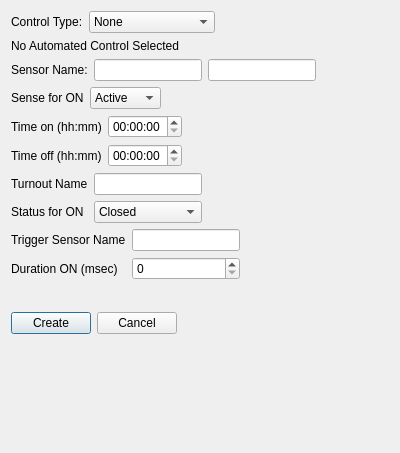
<?xml version="1.0" encoding="UTF-8"?>
<ui version="4.0">
 <class>AddEditLightControlDialog</class>
 <widget class="QDialog" name="AddEditLightControlDialog">
  <property name="geometry">
   <rect>
    <x>0</x>
    <y>0</y>
    <width>400</width>
    <height>453</height>
   </rect>
  </property>
  <property name="windowTitle">
   <string>Dialog</string>
  </property>
  <layout class="QFormLayout" name="formLayout">
   <item row="0" column="0">
    <layout class="QHBoxLayout" name="horizontalLayout">
     <item>
      <widget class="QLabel" name="label">
       <property name="text">
        <string>Control Type:</string>
       </property>
      </widget>
     </item>
     <item>
      <widget class="QComboBox" name="comboBox">
       <item>
        <property name="text">
         <string>None</string>
        </property>
       </item>
       <item>
        <property name="text">
         <string>By Sensor</string>
        </property>
       </item>
       <item>
        <property name="text">
         <string>By Fast Clock</string>
        </property>
       </item>
       <item>
        <property name="text">
         <string>By Turnout Status</string>
        </property>
       </item>
       <item>
        <property name="text">
         <string>By Timed On</string>
        </property>
       </item>
       <item>
        <property name="text">
         <string>By Two Sensors</string>
        </property>
       </item>
      </widget>
     </item>
    </layout>
   </item>
   <item row="1" column="0">
    <widget class="QLabel" name="lblNoControl">
     <property name="text">
      <string>No Automated Control Selected</string>
     </property>
    </widget>
   </item>
   <item row="2" column="0">
    <layout class="QHBoxLayout" name="horizontalLayout_3">
     <item>
      <widget class="QLabel" name="lblSensor">
       <property name="enabled">
        <bool>true</bool>
       </property>
       <property name="text">
        <string>Sensor Name:</string>
       </property>
      </widget>
     </item>
     <item>
      <widget class="QLineEdit" name="edSensor1"/>
     </item>
     <item>
      <widget class="QLineEdit" name="edSensor2"/>
     </item>
    </layout>
   </item>
   <item row="3" column="0">
    <layout class="QHBoxLayout" name="horizontalLayout_4">
     <item>
      <widget class="QLabel" name="lblSensorState">
       <property name="text">
        <string>Sense for ON</string>
       </property>
      </widget>
     </item>
     <item>
      <widget class="QComboBox" name="cbSensorState">
       <item>
        <property name="text">
         <string>Active</string>
        </property>
       </item>
       <item>
        <property name="text">
         <string>Inactive</string>
        </property>
       </item>
      </widget>
     </item>
    </layout>
   </item>
   <item row="4" column="0">
    <layout class="QGridLayout" name="gridLayout">
     <item row="0" column="0">
      <widget class="QLabel" name="lblTimeOn">
       <property name="text">
        <string>Time on (hh:mm)</string>
       </property>
      </widget>
     </item>
     <item row="0" column="1">
      <widget class="QTimeEdit" name="timeEditOn"/>
     </item>
     <item row="1" column="0">
      <widget class="QLabel" name="lblTimeOff">
       <property name="text">
        <string>Time off (hh:mm)</string>
       </property>
      </widget>
     </item>
     <item row="1" column="1">
      <widget class="QTimeEdit" name="timeEditOff"/>
     </item>
    </layout>
   </item>
   <item row="5" column="0">
    <layout class="QGridLayout" name="gridLayout_2">
     <item row="0" column="0">
      <widget class="QLabel" name="lblTurnoutName">
       <property name="text">
        <string>Turnout Name</string>
       </property>
      </widget>
     </item>
     <item row="0" column="1">
      <widget class="QLineEdit" name="edTurnout"/>
     </item>
     <item row="1" column="0">
      <widget class="QLabel" name="lblStatusTurnout">
       <property name="text">
        <string>Status for ON</string>
       </property>
      </widget>
     </item>
     <item row="1" column="1">
      <widget class="QComboBox" name="cbStatusTurnout">
       <item>
        <property name="text">
         <string>Closed</string>
        </property>
       </item>
       <item>
        <property name="text">
         <string>Thrown</string>
        </property>
       </item>
      </widget>
     </item>
    </layout>
   </item>
   <item row="6" column="0">
    <layout class="QGridLayout" name="gridLayout_3">
     <item row="0" column="0">
      <widget class="QLabel" name="lblTriggerSensor">
       <property name="text">
        <string>Trigger Sensor Name</string>
       </property>
      </widget>
     </item>
     <item row="0" column="1">
      <widget class="QLineEdit" name="edTriggerSensor"/>
     </item>
     <item row="1" column="0">
      <widget class="QLabel" name="lblDuration">
       <property name="text">
        <string>Duration ON (msec)</string>
       </property>
      </widget>
     </item>
     <item row="1" column="1">
      <widget class="QSpinBox" name="sbDuration"/>
     </item>
    </layout>
   </item>
   <item row="7" column="0">
    <spacer name="horizontalSpacer">
     <property name="orientation">
      <enum>Qt::Horizontal</enum>
     </property>
     <property name="sizeHint" stdset="0">
      <size>
       <width>379</width>
       <height>20</height>
      </size>
     </property>
    </spacer>
   </item>
   <item row="8" column="0">
    <layout class="QHBoxLayout" name="horizontalLayout_2">
     <item>
      <widget class="QPushButton" name="btnCreate">
       <property name="sizePolicy">
        <sizepolicy hsizetype="Fixed" vsizetype="Fixed">
         <horstretch>0</horstretch>
         <verstretch>0</verstretch>
        </sizepolicy>
       </property>
       <property name="text">
        <string>Create</string>
       </property>
      </widget>
     </item>
     <item>
      <widget class="QPushButton" name="btnCancel">
       <property name="text">
        <string>Cancel</string>
       </property>
      </widget>
     </item>
    </layout>
   </item>
  </layout>
  <zorder>label</zorder>
  <zorder>comboBox</zorder>
  <zorder>lblNoControl</zorder>
  <zorder>horizontalSpacer</zorder>
  <zorder>btnCreate</zorder>
  <zorder>btnCancel</zorder>
  <zorder>btnCancel</zorder>
  <zorder>lblSensor</zorder>
  <zorder>edSensor1</zorder>
  <zorder>lblSensorState</zorder>
  <zorder>cbSensorState</zorder>
  <zorder>lblTimeOn</zorder>
  <zorder>lblTimeOff</zorder>
  <zorder>timeEditOff</zorder>
  <zorder>timeEditOn</zorder>
  <zorder>lblTurnoutName</zorder>
  <zorder>edTurnout</zorder>
  <zorder>lblStatusTurnout</zorder>
  <zorder>cbStatusTurnout</zorder>
  <zorder>lblTriggerSensor</zorder>
  <zorder>edTriggerSensor</zorder>
  <zorder>lblDuration</zorder>
  <zorder>sbDuration</zorder>
 </widget>
 <resources/>
 <connections/>
</ui>
